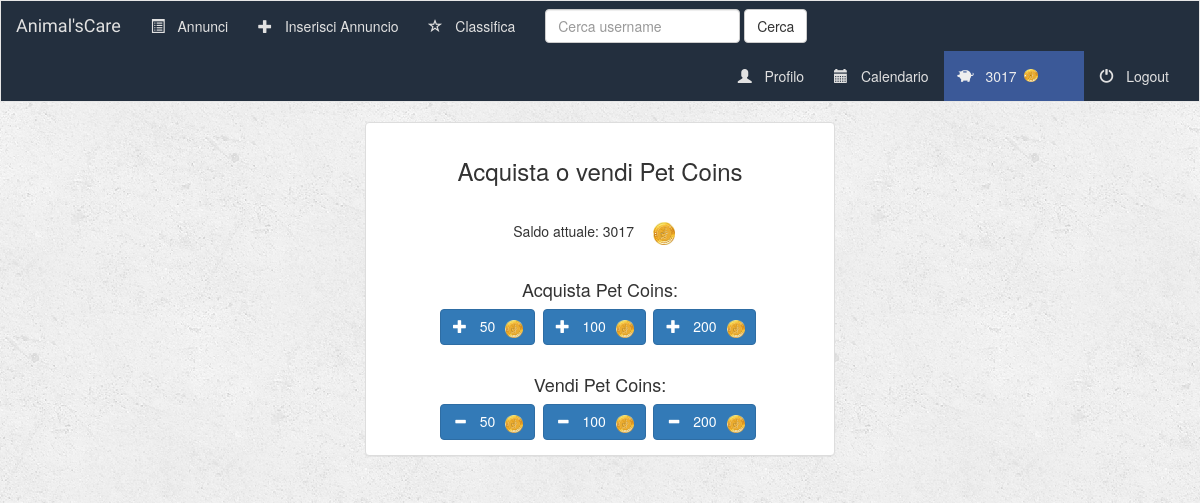
/utenti/cassa/ (signed in), run on an earlier commit of the app's database.
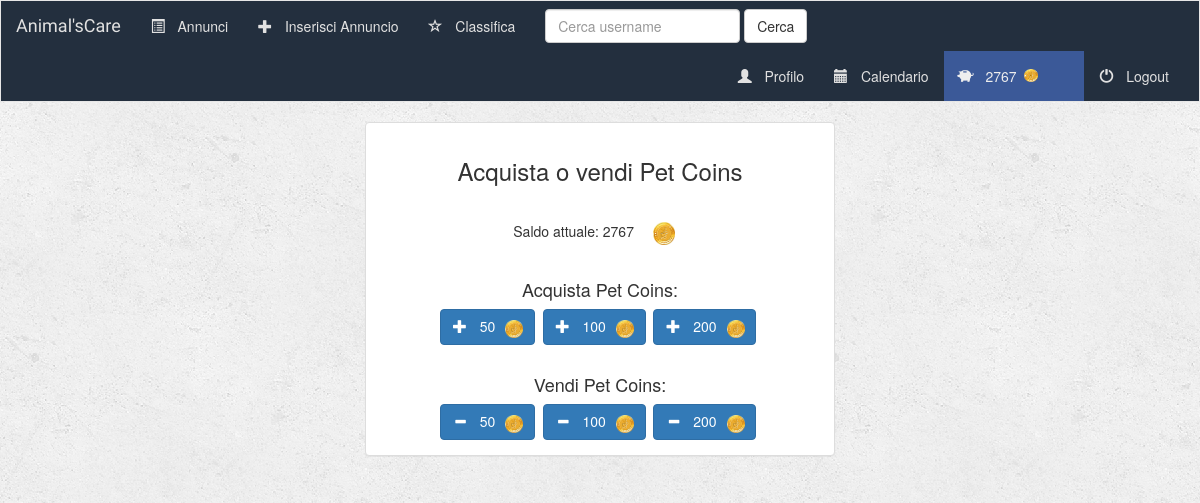
And on a later commit of the database.
### utenti/models.py (models this page shows, shortened)
class Profile(models.Model):
    user = models.OneToOneField(User, on_delete=models.CASCADE)
    indirizzo = models.CharField(max_length=100)
    citta = models.CharField(max_length=50)
    provincia = models.CharField(max_length=2)
    regione = models.CharField(max_length=50)
    telefono = models.CharField(max_length=20)
    pet_coins = models.IntegerField(default=0)
    foto_profilo = models.FileField()
    pet_sitter = models.BooleanField(default=False)
    nome_pet = models.CharField(max_length=50, default="", null=True)
    pet = models.CharField(max_length=50, default="", null=True)
    razza = models.CharField(max_length=50, default="", null=True)
    eta = models.PositiveIntegerField(null=True)                   # età del pet
    caratteristiche = models.CharField(max_length=250, default="", null=True)
    foto_pet = models.FileField(default='media/pet_default.jpg')
    descrizione = models.CharField(max_length=250, default="", null=True)
    hobby = models.CharField(max_length=100, default="", null=True)
    class Meta:
        verbose_name = 'Profile'
        verbose_name_plural = 'Profiles'

### utenti/views.py (the view, shortened to what this page needs)
# urls.py: url(r'cassa/$', views.cassa, name='cassa'),
@login_required(login_url='/utenti/login/')
def cassa(request):
    profile = Profile.objects.filter(user=request.user).first()
    context = {'base_template': 'main/base.html'}
    context.update({'user_profile': profile})
    return render(request, 'utenti/cassa.html', context)

### utenti/templates/utenti/cassa.html (shortened to what this page needs)
{% extends base_template %}
{% block pet_coins_active %}active{% endblock %}
{% load staticfiles %}
{% block body %}
<div style="text-align: center;">
    <div class="container-fluid">
        <div class="row">
            <div class="col-sm-12 col-md-5" style="float: none; margin: 0 auto;">
                <div class="panel panel-default">
                    <div class="panel-body">
                        <h3>Acquista o vendi Pet Coins</h3>
                        <br>
                        <div class="inline-block">
                            <h5>Saldo attuale: {{ user_profile.pet_coins }}</h5>
                        </div>&nbsp;
                        <div class="inline-block">
                            <img src="{% static 'main/images/pet_coin.png' %}"
                                style="width: 50%; height: 50%" />
                        </div>
                        <form action = "{% url 'utenti:cassa' %}" method = "post">
                            <h4><br>Acquista Pet Coins:</h4>
                            <button type="submit" name="value" value="50" class="btn btn-primary">
                                <div class="inline-block-minus">
                                <span class="glyphicon glyphicon-plus" aria-hidden="true"></span>&nbsp; 50 &nbsp;
                                </div>
                                <div class="inline-block-minus">
                                    <img src="{% static 'main/images/pet_coin.png' %}"
                                                   style="width: 40%; height: 40%">
                                </div>
                            </button>&nbsp;
                            <button type="submit" name="value" value="100" class="btn btn-primary">
                                <div class="inline-block-minus">
                                <span class="glyphicon glyphicon-plus" aria-hidden="true"></span>&nbsp; 100 &nbsp;
                                </div>
                                <div class="inline-block-minus">
                                    <img src="{% static 'main/images/pet_coin.png' %}"
                                                   style="width: 40%; height: 40%">
                                </div>
                            </button>&nbsp;
                            <button type="submit" name="value" value="200" class="btn btn-primary">
                                <div class="inline-block-minus">
                                <span class="glyphicon glyphicon-plus" aria-hidden="true"></span>&nbsp; 200 &nbsp;
                                </div>
                                <div class="inline-block-minus">
                                    <img src="{% static 'main/images/pet_coin.png' %}"
                                                   style="width: 40%; height: 40%">
                                </div>
                            </button>&nbsp;
                            <h4><br>Vendi Pet Coins:</h4>
                            <button type="submit" name="value" value="-50" class="btn btn-primary">
                                <div class="inline-block-minus">
                                <span class="glyphicon glyphicon-minus" aria-hidden="true"></span>&nbsp; 50 &nbsp;
                                </div>
                                <div class="inline-block-minus">
                                    <img src="{% static 'main/images/pet_coin.png' %}"
                                                   style="width: 40%; height: 40%">
                                </div>
                            </button>&nbsp;
                            <button type="submit" name="value" value="-100" class="btn btn-primary">
                                <div class="inline-block-minus">
                                <span class="glyphicon glyphicon-minus" aria-hidden="true"></span>&nbsp; 100 &nbsp;
                                </div>
                                <div class="inline-block-minus">
                                    <img src="{% static 'main/images/pet_coin.png' %}"
                                                   style="width: 40%; height: 40%">
                                </div>
                            </button>&nbsp;
                            <button type="submit" name="value" value="-200" class="btn btn-primary">
                                <div class="inline-block-minus">
                                <span class="glyphicon glyphicon-minus" aria-hidden="true"></span>&nbsp; 200 &nbsp;
                                </div>
                                <div class="inline-block-minus">
                                    <img src="{% static 'main/images/pet_coin.png' %}"
                                                   style="width: 40%; height: 40%">
                                </div>
                            </button>&nbsp;
                        </form>
                    </div>
                </div>
            </div>
        </div>
    </div>
</div>
{% endblock %}

### main/templates/main/base.html (shortened to what this page needs)
<!DOCTYPE html>
<html lang="en">
<head>
    {% load staticfiles %}
    <link rel="stylesheet" href="https://maxcdn.bootstrapcdn.com/bootstrap/3.3.6/css/bootstrap.min.css" />
    <link rel="stylesheet" type="text/css" href="{% static 'main/style.css' %}" />
</head>
<body>
    <nav class="navbar navbar-default">
    <div class="container-fluid">
        <div class="navbar-header">
            <a class="navbar-brand" href="{% url 'main:index' %}">Animal'sCare</a>
        </div>
        <div class="collapse navbar-collapse" id="topNavBar">
            <ul class="nav navbar-nav">
                <li class="{% block annunci_active %}{% endblock %}">
                    <a href="{% url 'main:index' %}">
                        <span class="glyphicon glyphicon-list-alt" aria-hidden="true"></span>&nbsp; Annunci
                    </a>
                </li>
                <li class="{% block inserisci_annuncio_active %}{% endblock %}">
                    <a href="{% url 'annunci:inserisci_annuncio' %}">
                        <span class="glyphicon glyphicon-plus" aria-hidden="true"></span>&nbsp; Inserisci Annuncio
                    </a>
                </li>
                <li class="{% block classifica_active %}{% endblock %}">
                    <a href="{% url 'utenti:classifica' %}">
                        <span class="glyphicon glyphicon-star-empty" aria-hidden="true"></span>&nbsp; Classifica
                    </a>
                </li>
            </ul>
            <form class="navbar-form navbar-left" role="search" method="get" action="{% url 'utenti:cerca_utenti' %}">
                <div class="form-group">
                    <input type="text" class="form-control" name="cerca" value="" placeholder="Cerca username">
                </div>
                <button type="submit" class="btn btn-default">Cerca</button>
            </form>
            <ul class="nav navbar-nav navbar-right">
                <li class="{% block profilo_active %}{% endblock %}">
                    <a href="{% url 'utenti:view-profile' oid=user.pk %}">
                        <span class="glyphicon glyphicon-user" aria-hidden="true"></span>&nbsp; Profilo
                    </a>
                </li>
                <li class="{% block calendario_active %}{% endblock %}">
                    <a href="{% url 'annunci:calendario' %}">
                        <span class="glyphicon glyphicon-calendar" aria-hidden="true"></span>&nbsp; Calendario
                    </a>
                </li>
                <li class="{% block pet_coins_active %}{% endblock %}">
                    <a href="{% url 'utenti:cassa' %}">
                        <span class="glyphicon glyphicon-piggy-bank" aria-hidden="true"></span>&nbsp;
                        <div class="inline-block">
                            {{ user_profile.pet_coins }}&nbsp;
                        </div>
                        <div class="inline-block">
                            <span><img src="{% static 'main/images/pet_coin.png' %}" class="img-responsive"
                                       style="width: 30%; height: 30%"></span>
                        </div>
                    </a>
                </li>
                <li class="">
                    <a href="{% url 'utenti:utenti-logout' %}">
                        <span class="glyphicon glyphicon-off" aria-hidden="true"></span>&nbsp; Logout
                    </a>
                </li>
            </ul>
        </div>
    </div>
</nav>
{% block body %}
{% endblock %}
</body>
</html>

### main/static/main/style.css (style rules this page uses)
body { background: white url("images/background.png"); }
.navbar-default { background-color:#232f3e; color:#ffffff; border-radius:0; }
.navbar-default .navbar-nav > li > a { color:#e1e1e1; }
.navbar-default .navbar-nav > .active > a { color: #eeeeee; background-color:transparent; }
.navbar-default .navbar-nav>.active> a, .navbar-default .navbar-nav>.active> a:focus, .navbar-default .navbar-nav>.active> a:hover { background: #3b5998; }
.navbar-default .navbar-brand { color:#e1e1e1; }
.navbar-brand { font-family: 'Satisfy', cursive; }
.glyphicon { margin-right:5px; }
.inline-block { display: inline-block; }
.inline-block-minus { display: inline-block; margin-right: -15px; }

What changed in the data, as far as the page shows it:
changed Profile: pet_coins "3017" → "2767"
